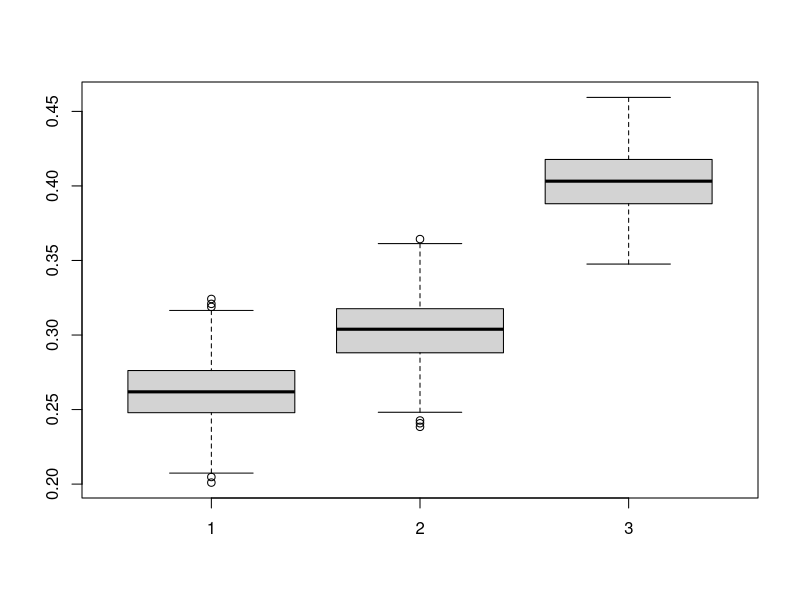
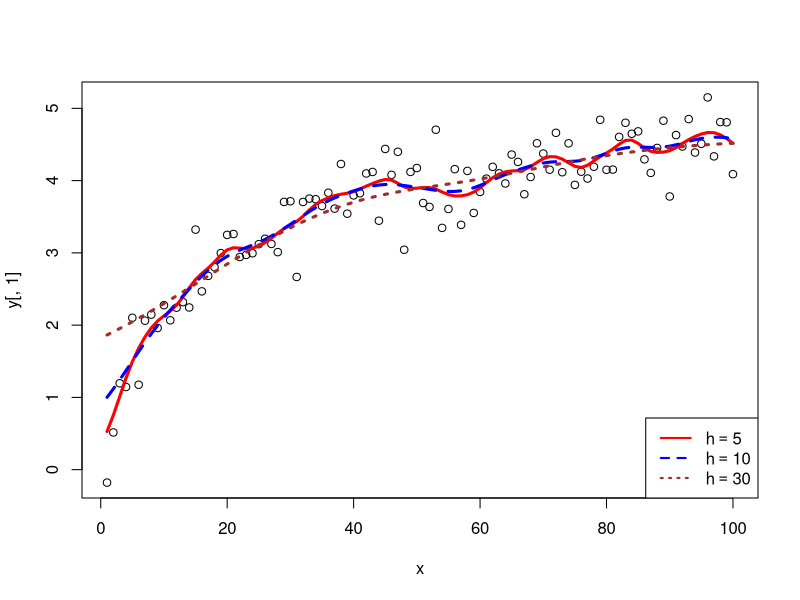
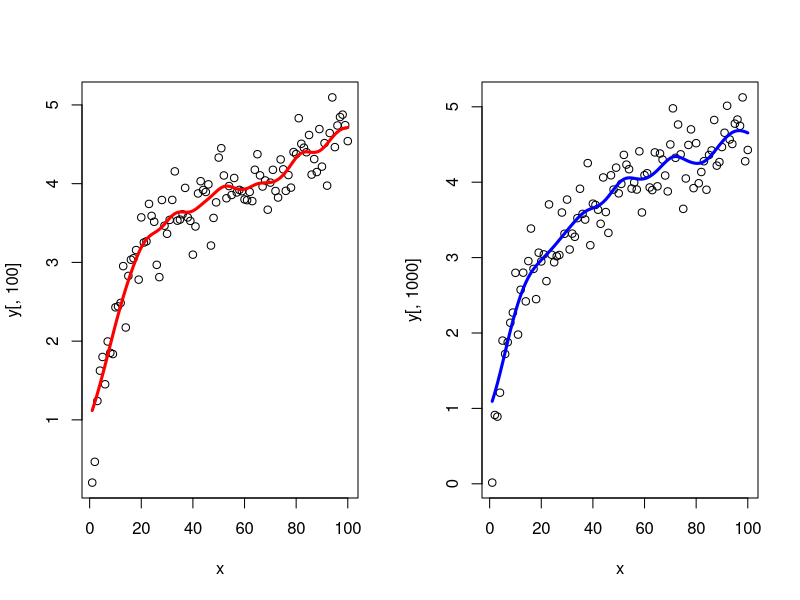

Write R code to recreate these figures, in order.
rm(list=ls())

n=100
x = seq(1,n)

nsim=1000
y = matrix(0, n,nsim)
e = matrix(0, n,nsim)
yhat_NW5 = matrix(0, n,nsim)
rmse_yhat_NW5 = NULL

yhat_NW10 = matrix(0, n,nsim)
rmse_yhat_NW10 = NULL

yhat_NW30 = matrix(0, n,nsim)
rmse_yhat_NW30 = NULL

snr = NULL
for(sim in 1:nsim){
	set.seed(sim*10^6)
	e[,sim] = rnorm(n,0,0.3)
	y[,sim] = log(x)+e[,sim]
	snr[sim] = var(log(x))/var(e[,sim])
	
	yhat_NW5[,sim] = ksmooth(x, y[,sim], kernel="normal", 
				bandwidth=5, range.x=range(x), x.points=x)$y
	rmse_yhat_NW5[sim] = sqrt(sum((y[,sim]-yhat_NW5[,sim])^2)/n)
	
	yhat_NW10[,sim] = ksmooth(x, y[,sim], kernel="normal", 
				bandwidth=10, range.x=range(x), x.points=x)$y
	rmse_yhat_NW10[sim] = sqrt(sum((y[,sim]-yhat_NW10[,sim])^2)/n)
	
	yhat_NW30[,sim] = ksmooth(x, y[,sim], kernel="normal", 
				bandwidth=30, range.x=range(x), x.points=x)$y
	rmse_yhat_NW30[sim] = sqrt(sum((y[,sim]-yhat_NW30[,sim])^2)/n)

}

mean_snr = mean(snr)
mean_snr

mean_rmse_yhat_NW5 = mean(rmse_yhat_NW5)
mean_rmse_yhat_NW10 = mean(rmse_yhat_NW10)
mean_rmse_yhat_NW30 = mean(rmse_yhat_NW30)


mean_rmse_yhat_NW5
mean_rmse_yhat_NW10
mean_rmse_yhat_NW30
boxplot(rmse_yhat_NW5, rmse_yhat_NW10, rmse_yhat_NW30)		


plot(x,y[,1])	
	lines(x,yhat_NW5[,1],col = "red", lwd=3, lty=1)
	lines(x,yhat_NW10[,1],col = "blue", lwd=3, lty=2)
	lines(x,yhat_NW30[,1],col = "brown", lwd=3, lty=3)
legend("bottomright", c(expression(h==5), expression(h==10), expression(h==30)),
	ncol=1, col=c("red","blue","brown"), lwd=c(2,2,2), lty=c(1,2,3))
	
	
	
par(mfrow=c(1,2))
plot(x,y[,100])	
	lines(x,yhat_NW10[,100],col = "red", lwd=3, lty=1)
	
plot(x,y[,1000])
	lines(x,yhat_NW10[,1000],col = "blue", lwd=3, lty=1)

	

